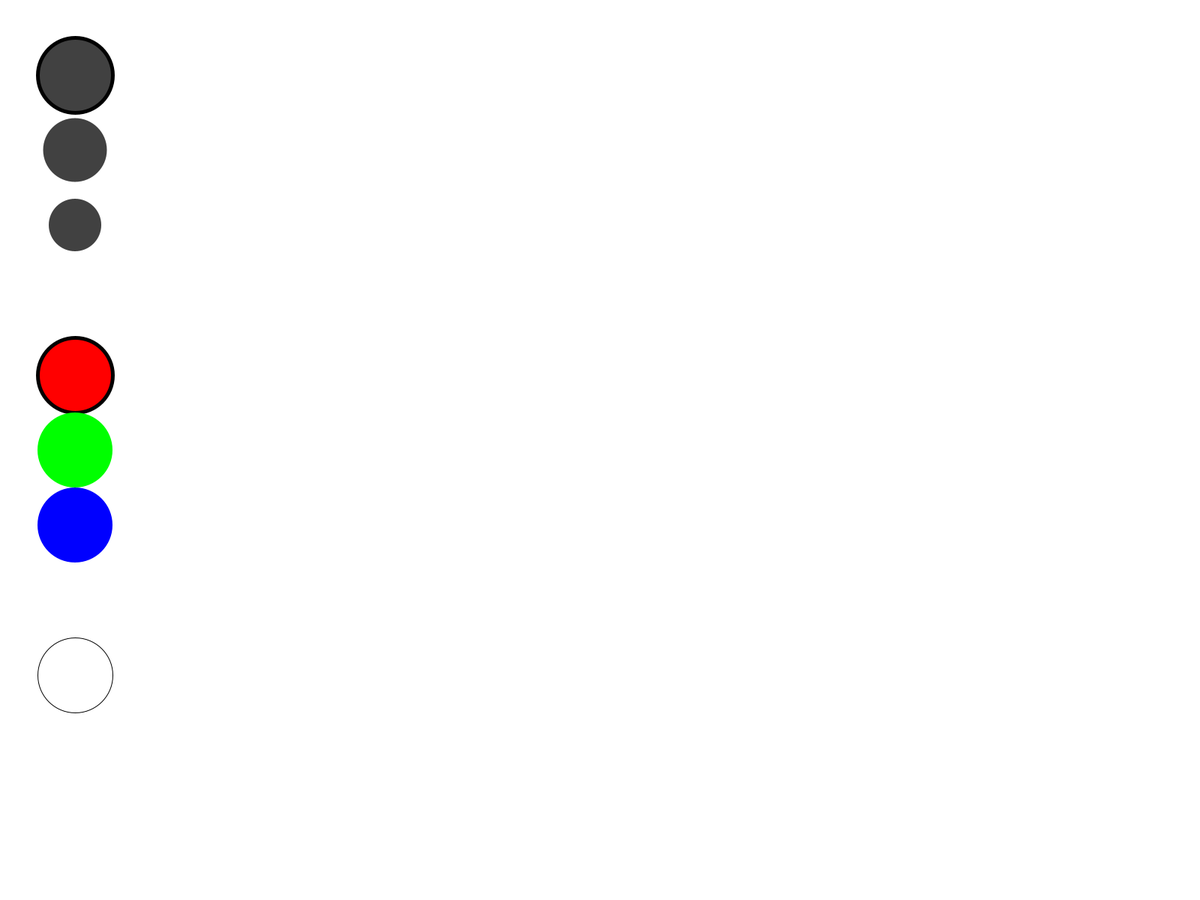
Frame 1 (no input)
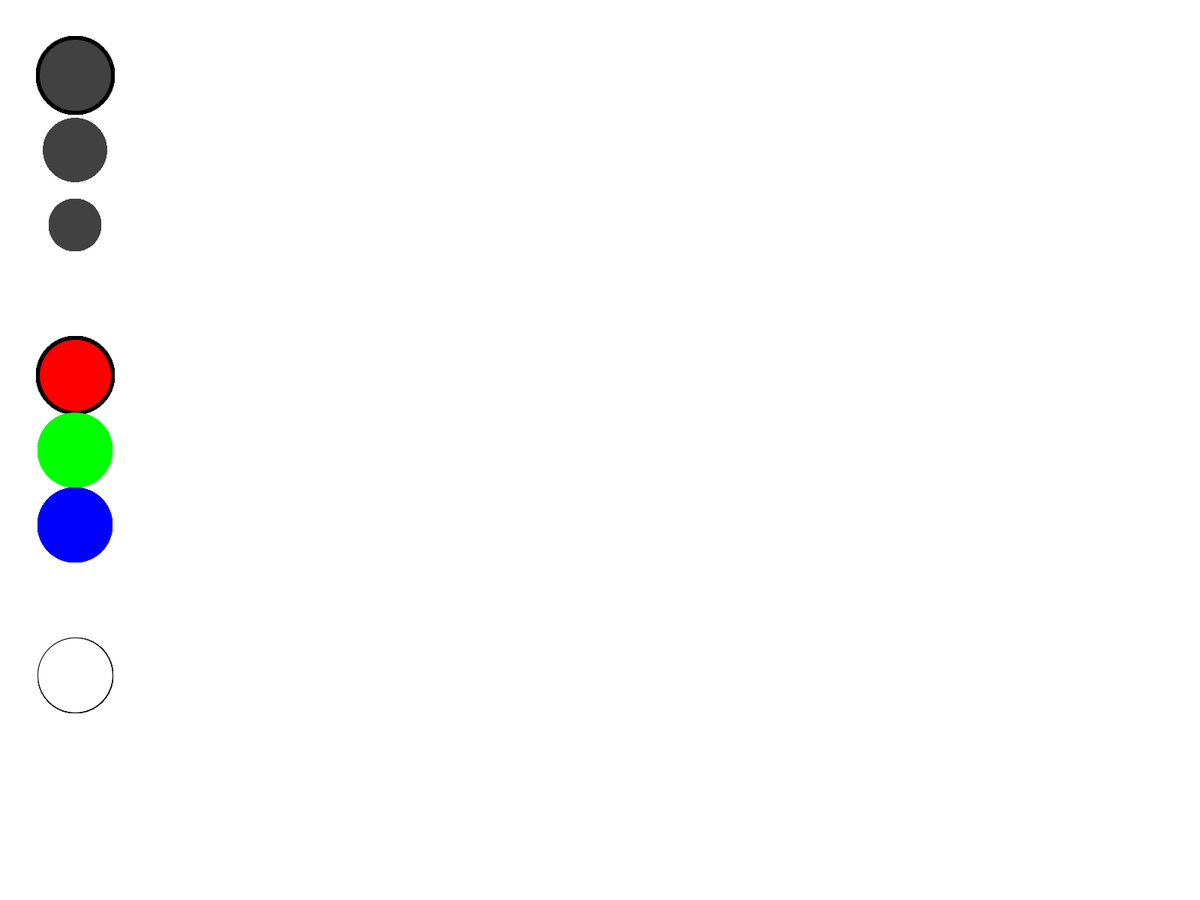
Frame 60 (the mouse pressed at the canvas centre just before this capture)
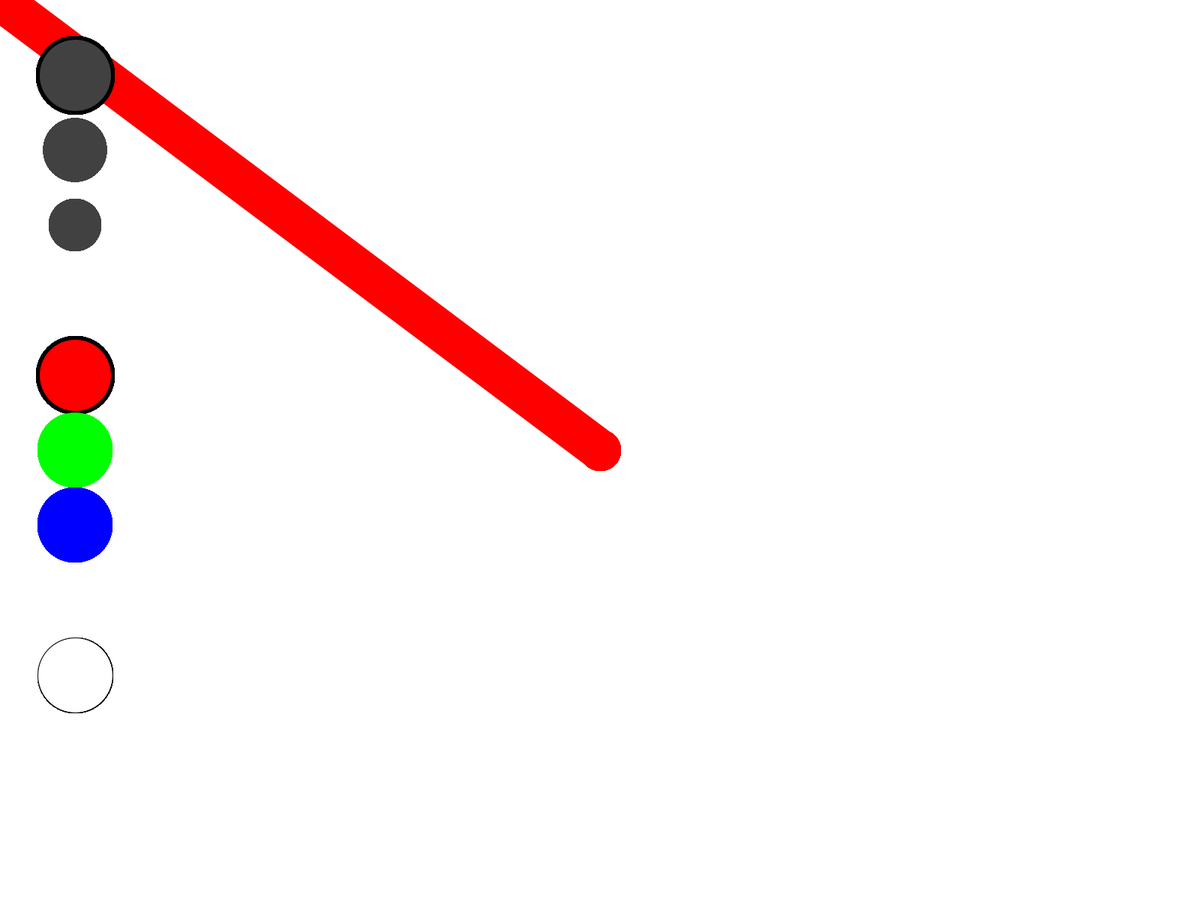
Frame 120 (the mouse held since frame 60 and released just before this capture)

The Processing sketch that drew these frames (run headless with seeded random() and noise(); from frame 60 on, the mouse is pressed at the canvas centre):

// Processing sketch: Ex_1_Drawing_Machine
// ── Ex_1_Drawing_Machine.pde
//Drawing Machine
//Author: Brandon French
//For: EECS 1710
//Date: Fall Term 2021

color hue = color(0);
float size;
float clr;
float shape;

void setup() {
  fullScreen();
  background(255);
  size = 1;
  clr = 1;
}

void draw(){
  
  //Broad
  if (size != 1) {
    noStroke();
  } else {
    strokeWeight(5);
    stroke(1);
  }
  fill(65,65,65);
  ellipse(100,100,100,100);
  if (mouseX>50&&mouseX<150&&mouseY>50&&mouseY<150&&mousePressed) {
    size = 1;
  }
  
  //Medium
  if(size != 2) {
    noStroke();
  } else {
    strokeWeight(5);
    stroke(1);
  }
  fill(65,65,65);
  ellipse(100,200,85,85);
  if (mouseX>50&&mouseX<150&&mouseY>150&&mouseY<250&&mousePressed) {
    size = 2;
  }
  
  //Fine
  if(size != 3) {
    noStroke();
  } else {
    strokeWeight(5);
    stroke(1);
  }
  fill(65,65,65);
  ellipse(100,300,70,70);
  if (mouseX>50&&mouseX<150&&mouseY>250&&mouseY<350&&mousePressed) {
    size = 3;
  }
  
  //Red
  if(clr != 1) {
    noStroke();
  } else {
    strokeWeight(5);
    stroke(1);
    hue = color(255,0,0);
  }
  fill(255,0,0);
  ellipse(100,500,100,100);
  if (mouseX>50&&mouseX<150&&mouseY>450&&mouseY<550&&mousePressed) {
    clr = 1;
  }
  
  //Green
  if(clr != 2) {
    noStroke();
  } else {
    strokeWeight(5);
    stroke(1);
    hue = color(0,255,0);
  }
  fill(0,255,0);
  ellipse(100,600,100,100);
  if (mouseX>50&&mouseX<150&&mouseY>550&&mouseY<650&&mousePressed) {
    clr = 2;
  }
  
  //Blue
  if(clr != 3) {
    noStroke();
  } else {
    strokeWeight(5);
    stroke(1);
    hue = color(0,0,255);
  }
  fill(0,0,255);
  ellipse(100,700,100,100);
  if (mouseX>50&&mouseX<150&&mouseY>650&&mouseY<750&&mousePressed) {
    clr = 3;
  }
  
  //Eraser
  if(clr != 4) {
    stroke(1);
    strokeWeight(1);
  } else {
    strokeWeight(5);
    stroke(1);
    hue = color(255);
  }
  fill(255);
  ellipse(100,900,100,100);
  if (mouseX>50&&mouseX<150&&mouseY>850&&mouseY<950&&mousePressed) {
    clr = 4;
  }
  
  //Left/Right-Click
  if (mousePressed){
    fill(hue);
    noStroke();
    if (size == 1) {
      stroke(hue);
      strokeWeight(55);
      line(mouseX, mouseY, pmouseX, pmouseY);
    } else if(size == 2) {
      stroke(hue);
         strokeWeight(25);
      line(mouseX, mouseY, pmouseX, pmouseY);
    } else if(size == 3) {
      stroke(hue);
      strokeWeight(7);
      line(mouseX, mouseY, pmouseX, pmouseY);
    }
  }
}
